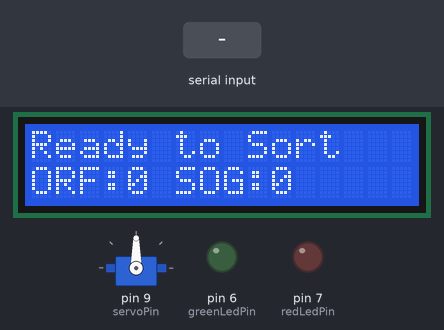
A sketch run on a simulated Arduino Uno, built with avr-gcc and run on an emulated ATmega328P. Parts: servo, 16×2 character LCD, output pins drawn as LEDs (lit = HIGH). Inputs (shaded band) come from the test bench.

Above: at 1.2 s.
1.3 s: "ORF\n" received over the second serial link
At 2.4 s:
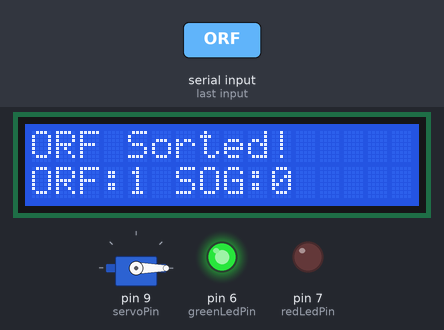
2.8 s: "SOG\n" received over the second serial link
At 5.4 s:
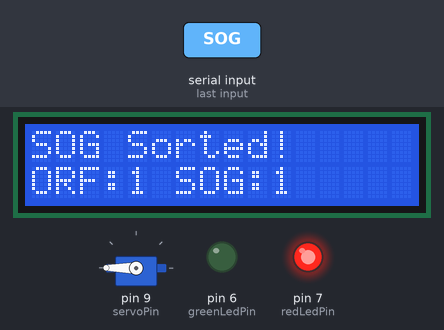
Timing chart, 0 to 8.9 s (numbered marks = the images above; inputs shaded):
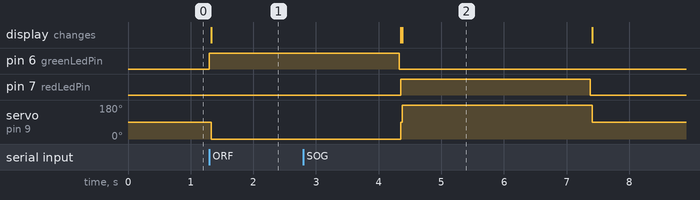

The sketch:

Arduino.ino
```cpp
#include <Wire.h>
#include <LiquidCrystal_I2C.h>
#include <SoftwareSerial.h>
#include <Servo.h>

LiquidCrystal_I2C lcd(0x27, 16, 2);


SoftwareSerial espSerial(2, 3);
Servo sorterServo;

const int greenLedPin = 6;
const int redLedPin = 7;
const int servoPin = 9;


const int SERVO_REST = 90;
const int SERVO_ORF  = 0;
const int SERVO_SOG  = 180;

int orfCount = 0;
int sogCount = 0;

void setup() {
  Serial.begin(9600);
  espSerial.begin(9600);

  pinMode(greenLedPin, OUTPUT);
  pinMode(redLedPin, OUTPUT);
  digitalWrite(greenLedPin, LOW);
  digitalWrite(redLedPin, LOW);

  sorterServo.attach(servoPin);
  sorterServo.write(SERVO_REST);

  lcd.init();
  lcd.backlight();
  updateDisplay("Ready to Sort");
}

void loop() {
  if (espSerial.available() > 0) {
    String cmd = espSerial.readStringUntil('\n');
    cmd.trim();

    if (cmd == "ORF") {
      orfCount++;
      digitalWrite(greenLedPin, HIGH);
      digitalWrite(redLedPin, LOW);

      sorterServo.write(SERVO_ORF);
      updateDisplay("ORF Sorted!");

      delay(3000);

      digitalWrite(greenLedPin, LOW);
      sorterServo.write(SERVO_REST);
      updateDisplay("Ready to Sort");
    }
    else if (cmd == "SOG") {
      sogCount++;
      digitalWrite(greenLedPin, LOW);
      digitalWrite(redLedPin, HIGH);

      sorterServo.write(SERVO_SOG);
      updateDisplay("SOG Sorted!");

      delay(3000);

      digitalWrite(redLedPin, LOW);
      sorterServo.write(SERVO_REST);
      updateDisplay("Ready to Sort");
    }
  }
}

void updateDisplay(String statusMsg) {
  lcd.clear();
  lcd.setCursor(0, 0);
  lcd.print(statusMsg);
  lcd.setCursor(0, 1);
  lcd.print("ORF:");
  lcd.print(orfCount);
  lcd.print(" SOG:");
  lcd.print(sogCount);
}
```

Measured:
- after the input at 1.3 s, pin 6 (greenLedPin): LOW → HIGH at once; servo on pin 9 (servoPin): 90° → 0° at once; the display: changes at once (image 1)
- after the input at 2.8 s, pin 7 (redLedPin): LOW → HIGH after 1.6 s, → LOW 3.0 s later; the display: first differs from a run without the input after 1.6 s (image 2)
